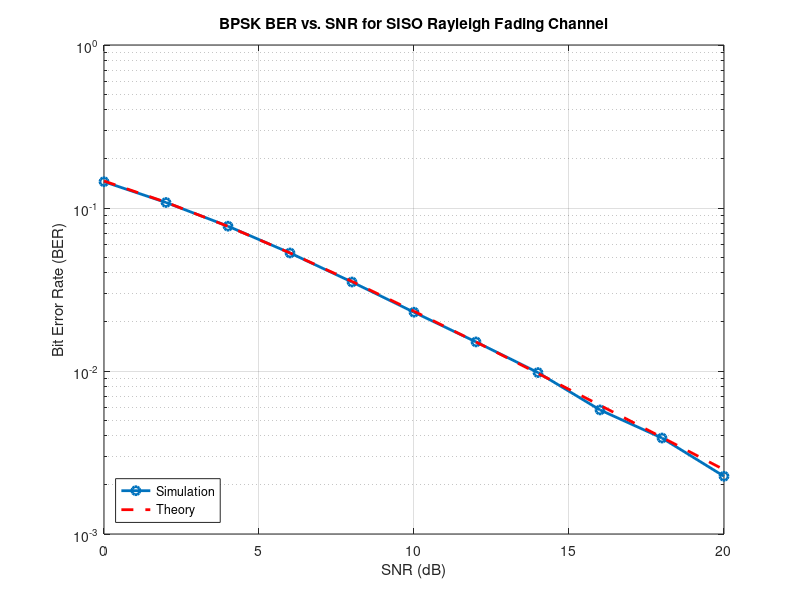
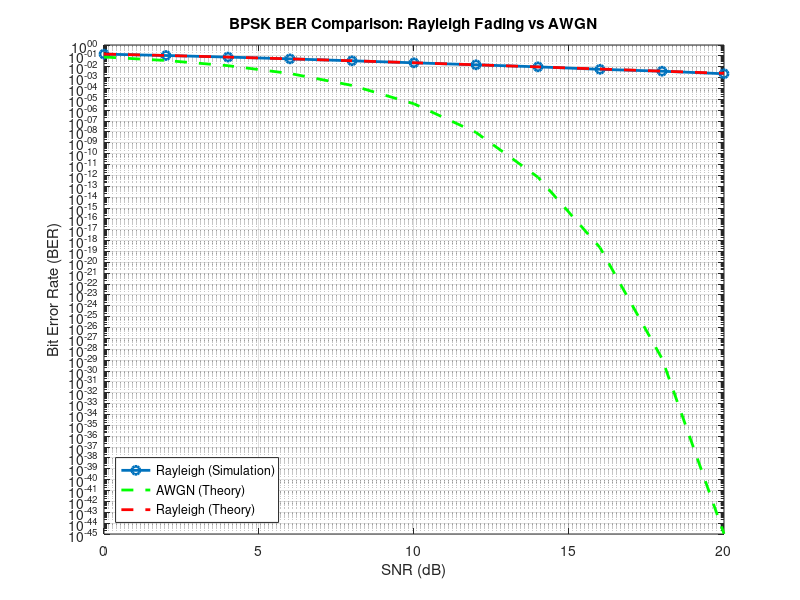

These charts were generated, in order, by the following MATLAB code:
% SISO BER Analysis in Rayleigh Fading Channel
% Assignment 7 - Task 2: BER vs SNR of SISO with BPSK Modulation

clc; clear; close all;

% Parameters
N = 1e5;                    % Number of bits to simulate
snr_dB = 0:2:20;           % SNR range in dB
snr = 10.^(snr_dB/10);     % Convert to linear scale

% Generate random bits
bits = randi([0 1], 1, N);

% BPSK modulation (0 -> -1, 1 -> +1)
bpskSymbols = 2*bits - 1;

% Initialize BER array
ber_sim = zeros(size(snr_dB));

% Simulate for each SNR value
for k = 1:length(snr_dB)
    snr_linear = snr(k);
    
    % Generate Rayleigh fading channel coefficients
    % h ~ CN(0,1) complex Gaussian
    h = (randn(1,N) + 1i*randn(1,N))/sqrt(2);
    
    % Generate AWGN noise
    % Noise power is normalized to 1/SNR
    noise = (randn(1,N) + 1i*randn(1,N))/sqrt(2) * sqrt(1/snr_linear);
    
    % Received signal: r = h*s + n
    r = h .* bpskSymbols + noise;
    
    % Zero-forcing equalization: r_eq = r/h
    r_eq = r ./ h;
    
    % BPSK detection (real part > 0 -> bit 1, else bit 0)
    bits_hat = real(r_eq) > 0;
    
    % Calculate BER
    ber_sim(k) = sum(bits ~= bits_hat) / N;
    
    % Display progress
    fprintf('SNR = %2d dB, BER = %.4e\n', snr_dB(k), ber_sim(k));
end

% Theoretical BER for BPSK in Rayleigh fading (for comparison)
% BER_theory = 0.5 * (1 - sqrt(snr./(1+snr)));
ber_theory = 0.5 * (1 - sqrt(snr./(1+snr)));

% Plot results
figure;
semilogy(snr_dB, ber_sim, '-o', 'LineWidth', 2, 'MarkerSize', 6);
hold on;
semilogy(snr_dB, ber_theory, '--r', 'LineWidth', 2);
xlabel('SNR (dB)');
ylabel('Bit Error Rate (BER)');
title('BPSK BER vs. SNR for SISO Rayleigh Fading Channel');
legend('Simulation', 'Theory', 'Location', 'southwest');
grid on;

% Display BER values
fprintf('\nBER Analysis Results:\n');
fprintf('=====================\n');
fprintf('SNR (dB)\tSimulated BER\tTheoretical BER\n');
fprintf('----------------------------------------\n');
for i = 1:length(snr_dB)
    fprintf('%2d\t\t%.4e\t%.4e\n', snr_dB(i), ber_sim(i), ber_theory(i));
end

% Calculate coding gain requirements
fprintf('\nCoding Gain Analysis:\n');
fprintf('====================\n');
target_ber = 1e-3;
snr_required_idx = find(ber_sim <= target_ber, 1);
if ~isempty(snr_required_idx)
    fprintf('SNR required for BER = 1e-3: %d dB\n', snr_dB(snr_required_idx));
else
    fprintf('BER = 1e-3 not achieved in simulated SNR range\n');
end

% Performance comparison with AWGN
% Theoretical BER for BPSK in AWGN: BER = Q(sqrt(2*SNR))
ber_awgn = 0.5 * erfc(sqrt(snr));

% Plot comparison
figure;
semilogy(snr_dB, ber_sim, '-o', 'LineWidth', 2, 'MarkerSize', 6);
hold on;
semilogy(snr_dB, ber_awgn, '--g', 'LineWidth', 2);
semilogy(snr_dB, ber_theory, '--r', 'LineWidth', 2);
xlabel('SNR (dB)');
ylabel('Bit Error Rate (BER)');
title('BPSK BER Comparison: Rayleigh Fading vs AWGN');
legend('Rayleigh (Simulation)', 'AWGN (Theory)', 'Rayleigh (Theory)', 'Location', 'southwest');
grid on;

% Calculate diversity order from slope
fprintf('\nDiversity Analysis:\n');
fprintf('==================\n');
% Diversity order can be estimated from the slope of BER curve at high SNR
high_snr_range = snr_dB >= 10;
if sum(high_snr_range) >= 2
    p = polyfit(snr_dB(high_snr_range), log10(ber_sim(high_snr_range)), 1);
    diversity_order = -p(1);
    fprintf('Estimated diversity order: %.2f\n', diversity_order);
    fprintf('Expected diversity order for SISO: 1\n');
end